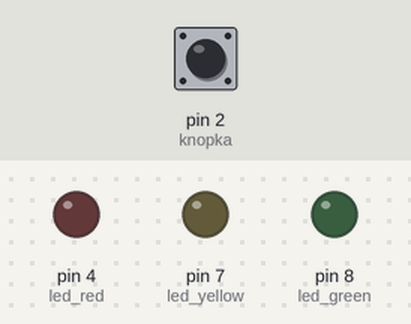
A sketch run on a simulated Arduino Uno, built with avr-gcc and run on an emulated ATmega328P. On the bench: output pins drawn as LEDs (lit = HIGH). The inputs (shaded band) are chosen by the test bench; at power-on: pin 2 (knopka) HIGH.

Above: at 0.2 s.
At 1.1 s:
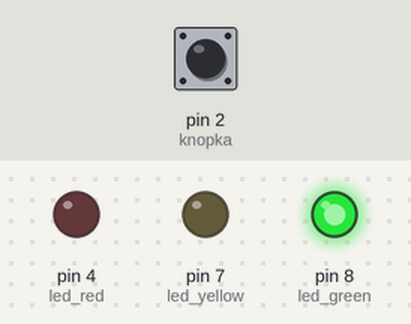
At 2.2 s:
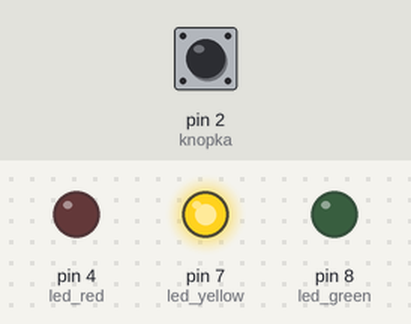
At 5.7 s:
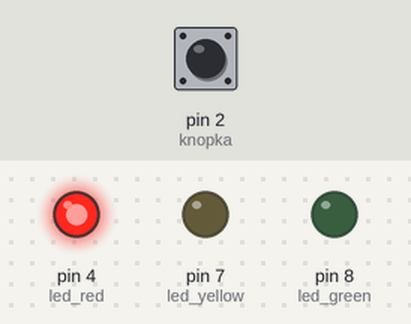
At 9.2 s:
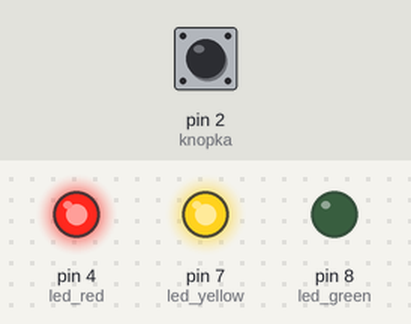
Timing chart, 0 to 13.3 s (numbered marks = the images above):
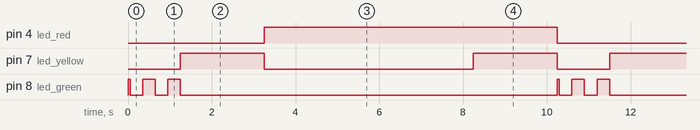

Measured:
- by itself, pin 4 (led_red): alternates HIGH for 7.0 s and LOW for 3.3 s
- by itself, pin 7 (led_yellow): repeats every 10.3 s: LOW 5.0 s, HIGH 2.0 s, LOW 1.3 s, HIGH 2.0 s
- by itself, pin 8 (led_green): repeats every 10.3 s: 2 × (LOW 0.30 s, HIGH 0.30 s), LOW 9.0 s, HIGH 0.05 s

The sketch:

svetoforV35.ino
```cpp
//https://www.tinkercad.com/things/gz0YRgYEpBy-svetoforv35/editel
int led_red = 4;
int led_yellow = 7;
int led_green = 8;
int knopka = 2;
int schetchik;

void setup() {
  pinMode(led_red, OUTPUT);
  pinMode(led_yellow, OUTPUT);
  pinMode(led_green, OUTPUT);
  pinMode(knopka, INPUT);
}


void RED () {
  digitalWrite (led_red, HIGH);
  delay (5000);
  digitalWrite (led_yellow, HIGH);
  delay (2000);
  digitalWrite (led_red, LOW);
  digitalWrite (led_yellow, LOW);
}
void YELLOW () {
  digitalWrite (led_yellow, HIGH);
  delay (2000);
  digitalWrite (led_yellow, LOW);
}
void GREEN () {
  digitalWrite (led_green, HIGH);
  delay (5000);
  digitalWrite (led_green, LOW);
  delay (300);
  digitalWrite (led_green, HIGH);
  delay (300);
  digitalWrite (led_green, LOW);
  delay (300);
  digitalWrite (led_green, HIGH);
  delay (300);
  digitalWrite (led_green, LOW);
  delay (300);
  digitalWrite (led_green, HIGH);
  delay (300);
  digitalWrite (led_green, LOW);
}

void GREENKNOPKA () {
  schetchik = 0;

  do {
    digitalWrite (led_green, HIGH);
    delay (50);
    schetchik++;
  } while ((digitalRead (knopka) == LOW) && (schetchik < 200));
  digitalWrite (led_green, LOW);
  delay (300);
  digitalWrite (led_green, HIGH);
  delay (300);
  digitalWrite (led_green, LOW);
  delay (300);
  digitalWrite (led_green, HIGH);
  delay (300);
  digitalWrite (led_green, LOW);


}


void loop() {

  GREENKNOPKA();
  YELLOW();
  RED();

}
```
